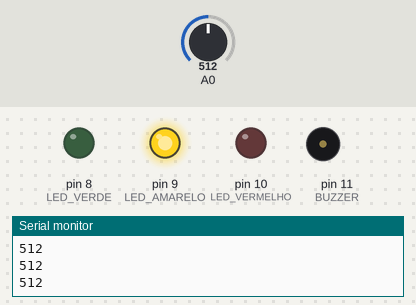
The sketch below on a simulated Arduino Uno, built with avr-gcc and run on an emulated ATmega328P. Parts: output pins drawn as LEDs (lit = HIGH), buzzer (waves = sounding), the last lines printed to the serial monitor. Inputs (shaded band) come from the test bench; at power-on: A0 = 512.

Above: at 1.2 s.
1.3 s: A0 set to 593
2.8 s: A0 set to 616
At 5.1 s:
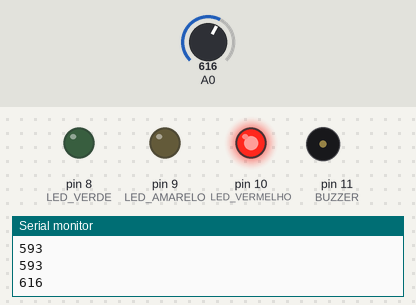
5.8 s: A0 set to 390
At 7.1 s:
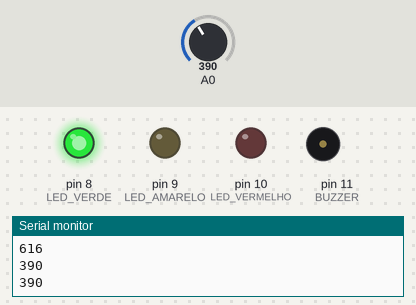
8.3 s: A0 set to 412
At 9.6 s:
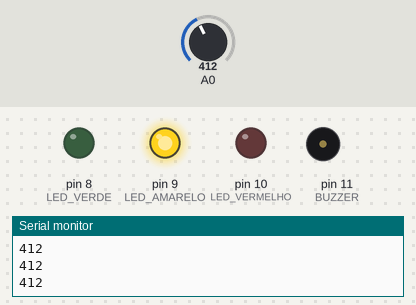
9.9 s: A0 set to 306
At 10.9 s:
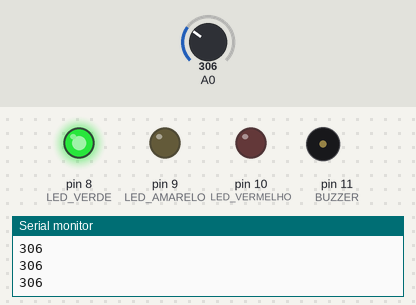
Timing chart, 0 to 12.5 s (numbered marks = the images above; inputs shaded):
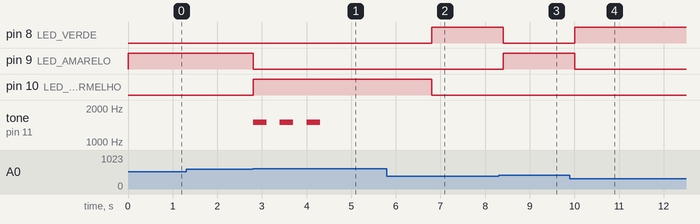

Measured:
- the behaviour switches between 600 and 601 on A0 (found by bisection; images 0 and 1)
- the behaviour switches between 399 and 400 on A0 (found by bisection; images 2 and 3)
- after the input at 2.8 s, pin 9 (LED_AMARELO): HIGH → LOW at once; pin 10 (LED_VERMELHO): LOW → HIGH at once; tone on pin 11 (BUZZER): alternates 1500 Hz for 0.30 s and silent for 0.30 s, 6 changes in all, then stays silent, starting at once
- after the input at 5.8 s, pin 8 (LED_VERDE): LOW → HIGH after 1.0 s; pin 10 (LED_VERMELHO): HIGH → LOW after 1.0 s; tone on pin 11 (BUZZER): stops changing and stays silent
- after the input at 8.3 s, pin 8 (LED_VERDE): HIGH → LOW after 0.11 s; pin 9 (LED_AMARELO): LOW → HIGH after 0.11 s
- after the input at 9.9 s, pin 8 (LED_VERDE): LOW → HIGH after 0.11 s; pin 9 (LED_AMARELO): HIGH → LOW after 0.11 s

The sketch:

cpEdge.ino
```cpp
int LED_VERDE = 8;
int LED_AMARELO = 9;
int LED_VERMELHO = 10;
int BUZZER = 11;

void setup() {
  Serial.begin(9600);

  pinMode(LED_VERDE, OUTPUT);
  pinMode(LED_AMARELO, OUTPUT);
  pinMode(LED_VERMELHO, OUTPUT);
  pinMode(BUZZER, OUTPUT);
}

void loop() {
  int LDR = analogRead(A0);
  Serial.println(LDR);

  // LED VERDER = CONDIÇÃO BOA
  if (LDR < 400) {
    digitalWrite(LED_VERDE, HIGH);
    digitalWrite(LED_AMARELO, LOW);
    digitalWrite(LED_VERMELHO, LOW);
    noTone(BUZZER);
  }

  // LED AMARELO = NIVEL DE ALERTA
  else if (LDR >= 400 && LDR <= 600) {
    digitalWrite(LED_VERDE, LOW);
    digitalWrite(LED_AMARELO, HIGH);
    digitalWrite(LED_VERMELHO, LOW);
    noTone(BUZZER);
  }

  // LED VERMELHO + BUZZER = CONDIÇÃO CRÍTICA
  else {
    digitalWrite(LED_VERDE, LOW);
    digitalWrite(LED_AMARELO, LOW);
    digitalWrite(LED_VERMELHO, HIGH);

    // BUZZER APITA 3 VEZES
    for (int i = 0; i < 3; i++) {
      tone(BUZZER, 1500);
      delay(300);
      noTone(BUZZER);
      delay(300);
    }

    // ESPERA 2 SEGUNDOS PARA REPITIR
    delay(2000);
  }

  delay(200); // DELEY PARA ESTABILIDADE
}
```
